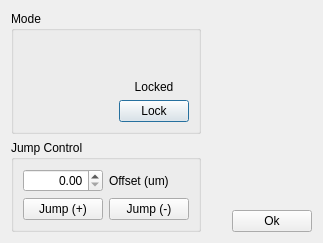
<?xml version="1.0" encoding="UTF-8"?>
<ui version="4.0">
 <class>Dialog</class>
 <widget class="QDialog" name="Dialog">
  <property name="geometry">
   <rect>
    <x>0</x>
    <y>0</y>
    <width>323</width>
    <height>216</height>
   </rect>
  </property>
  <property name="sizePolicy">
   <sizepolicy hsizetype="Preferred" vsizetype="Preferred">
    <horstretch>0</horstretch>
    <verstretch>0</verstretch>
   </sizepolicy>
  </property>
  <property name="minimumSize">
   <size>
    <width>0</width>
    <height>0</height>
   </size>
  </property>
  <property name="maximumSize">
   <size>
    <width>10000</width>
    <height>10000</height>
   </size>
  </property>
  <property name="windowTitle">
   <string>HAL-4000 Focus Lock</string>
  </property>
  <layout class="QHBoxLayout" name="horizontalLayout_3">
   <item>
    <layout class="QVBoxLayout" name="verticalLayout_2">
     <item>
      <widget class="QGroupBox" name="modeBox">
       <property name="sizePolicy">
        <sizepolicy hsizetype="Preferred" vsizetype="MinimumExpanding">
         <horstretch>0</horstretch>
         <verstretch>0</verstretch>
        </sizepolicy>
       </property>
       <property name="title">
        <string>Mode</string>
       </property>
       <layout class="QHBoxLayout" name="horizontalLayout">
        <item>
         <widget class="QWidget" name="modeWidget" native="true">
          <property name="sizePolicy">
           <sizepolicy hsizetype="MinimumExpanding" vsizetype="MinimumExpanding">
            <horstretch>0</horstretch>
            <verstretch>0</verstretch>
           </sizepolicy>
          </property>
         </widget>
        </item>
        <item>
         <layout class="QVBoxLayout" name="verticalLayout">
          <item>
           <spacer name="verticalSpacer">
            <property name="orientation">
             <enum>Qt::Vertical</enum>
            </property>
            <property name="sizeHint" stdset="0">
             <size>
              <width>20</width>
              <height>40</height>
             </size>
            </property>
           </spacer>
          </item>
          <item>
           <widget class="QLabel" name="lockLabel">
            <property name="sizePolicy">
             <sizepolicy hsizetype="Preferred" vsizetype="Preferred">
              <horstretch>0</horstretch>
              <verstretch>0</verstretch>
             </sizepolicy>
            </property>
            <property name="text">
             <string>Locked</string>
            </property>
            <property name="alignment">
             <set>Qt::AlignCenter</set>
            </property>
           </widget>
          </item>
          <item>
           <widget class="QPushButton" name="lockButton">
            <property name="sizePolicy">
             <sizepolicy hsizetype="Preferred" vsizetype="Preferred">
              <horstretch>0</horstretch>
              <verstretch>0</verstretch>
             </sizepolicy>
            </property>
            <property name="maximumSize">
             <size>
              <width>70</width>
              <height>16777215</height>
             </size>
            </property>
            <property name="text">
             <string>Lock</string>
            </property>
           </widget>
          </item>
         </layout>
        </item>
       </layout>
      </widget>
     </item>
     <item>
      <widget class="QGroupBox" name="jumpControlBox">
       <property name="title">
        <string>Jump Control</string>
       </property>
       <layout class="QGridLayout" name="gridLayout">
        <item row="0" column="0">
         <widget class="QDoubleSpinBox" name="jumpSpinBox">
          <property name="alignment">
           <set>Qt::AlignRight|Qt::AlignTrailing|Qt::AlignVCenter</set>
          </property>
          <property name="minimum">
           <double>0.000000000000000</double>
          </property>
          <property name="maximum">
           <double>100.000000000000000</double>
          </property>
          <property name="singleStep">
           <double>0.010000000000000</double>
          </property>
         </widget>
        </item>
        <item row="0" column="1">
         <widget class="QLabel" name="jumpLabel">
          <property name="text">
           <string>Offset (um)</string>
          </property>
         </widget>
        </item>
        <item row="1" column="0">
         <widget class="QPushButton" name="jumpPButton">
          <property name="text">
           <string>Jump (+)</string>
          </property>
         </widget>
        </item>
        <item row="1" column="1">
         <widget class="QPushButton" name="jumpNButton">
          <property name="text">
           <string>Jump (-)</string>
          </property>
         </widget>
        </item>
       </layout>
      </widget>
     </item>
    </layout>
   </item>
   <item>
    <layout class="QVBoxLayout" name="verticalLayout_3">
     <item>
      <widget class="QWidget" name="lockDisplayWidget" native="true">
       <property name="sizePolicy">
        <sizepolicy hsizetype="MinimumExpanding" vsizetype="MinimumExpanding">
         <horstretch>0</horstretch>
         <verstretch>0</verstretch>
        </sizepolicy>
       </property>
       <property name="minimumSize">
        <size>
         <width>0</width>
         <height>0</height>
        </size>
       </property>
      </widget>
     </item>
     <item>
      <layout class="QHBoxLayout" name="horizontalLayout_2">
       <item>
        <spacer name="horizontalSpacer">
         <property name="orientation">
          <enum>Qt::Horizontal</enum>
         </property>
         <property name="sizeHint" stdset="0">
          <size>
           <width>40</width>
           <height>20</height>
          </size>
         </property>
        </spacer>
       </item>
       <item>
        <widget class="QPushButton" name="okButton">
         <property name="text">
          <string>Ok</string>
         </property>
        </widget>
       </item>
      </layout>
     </item>
    </layout>
   </item>
  </layout>
 </widget>
 <resources/>
 <connections/>
</ui>
